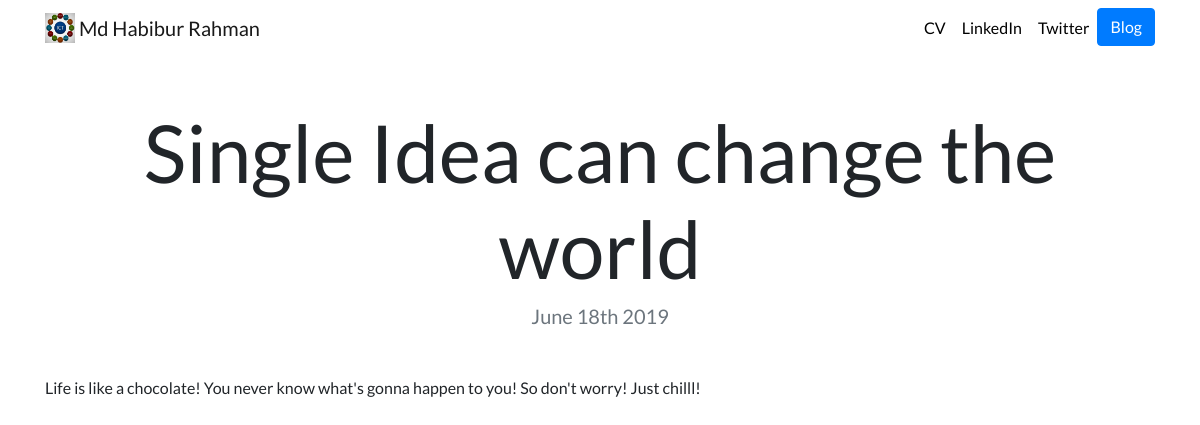
Page /blog/3/ on the committed database.
### blog/models.py (models this page shows, shortened)
class Blog(models.Model):
    title = models.CharField(max_length=200)
    description = models.TextField()
    date = models.DateField()

### blog/views.py (the view)
# urls.py: path('<int:blog_id>/', views.detail, name='detail'),
def detail(request, blog_id):
    blog = get_object_or_404(Blog, pk=blog_id)
    return render(request, 'blog/detail.html',{'blog':blog})

### blog/templates/blog/detail.html
{% extends "portfolio/base.html" %}
{% load static %}
{% block content %}
<h1 class="text-center mt-5" id="blogdetailtitle">{{ blog.title }}</h1>
<h5 class="text-center text-muted mb-5">{{ blog.date|date:'F jS Y' }}</h5>
{{ blog.description|safe }}
{% endblock %}

### portfolio/static/portfolio/custom.css (style rules this page uses)
body { font-family: 'Lato', sans-serif; }
@media (min-width: 992px) { #blogdetailtitle { font-size: 5rem; } }

### rows in the picture
Blog: title "Single Idea can change the world", date "June 18th 2019", description "Life is like a chocolate! You never know what's gonna happen to you! So don't worry! Just chilll!"
